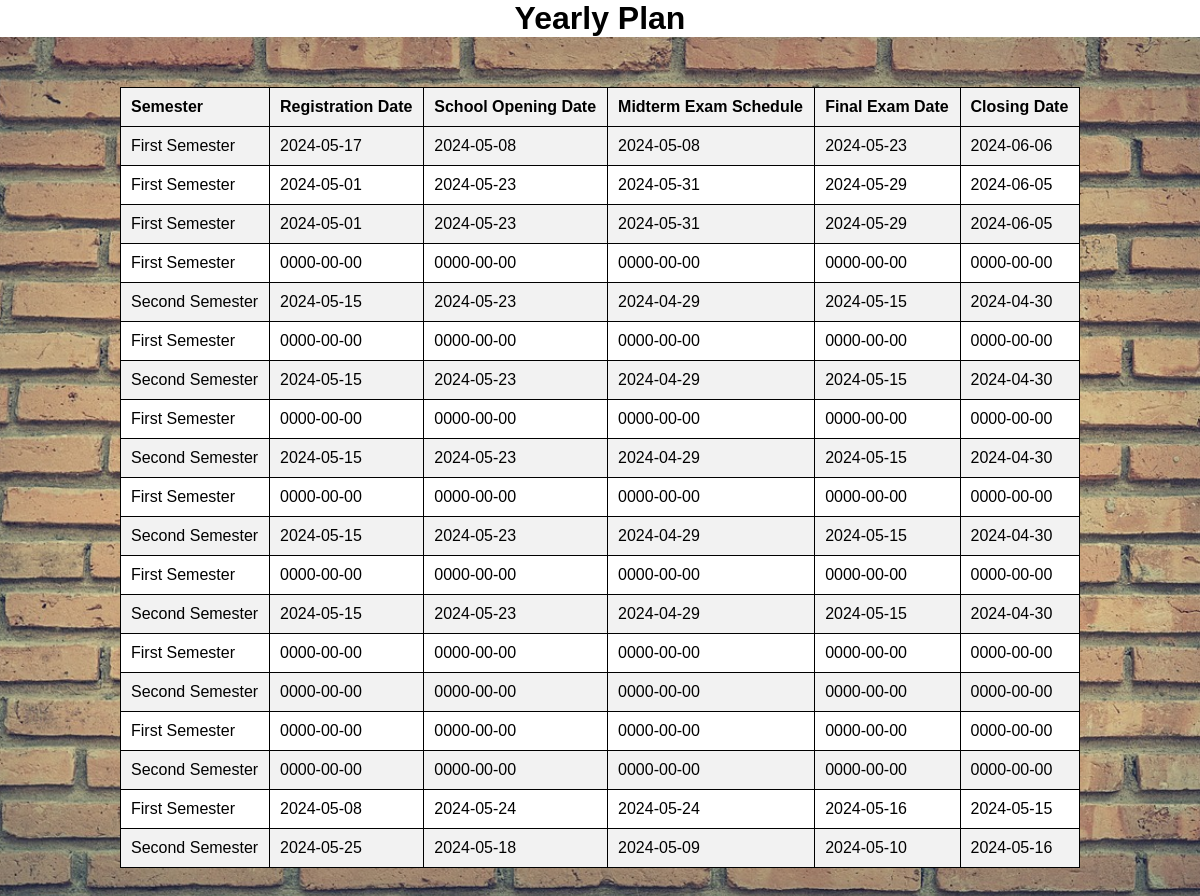
/certain.php, run on the app's committed database.
### tables this page shows
CREATE TABLE `semester_dates` (
  `id` int(11) NOT NULL,
  `semester` varchar(50) DEFAULT NULL,
  `registration_date` date DEFAULT NULL,
  `opening_date` date DEFAULT NULL,
  `midterm_schedule` date DEFAULT NULL,
  `final_exam_date` date DEFAULT NULL,
  `closing_date` date DEFAULT NULL
);

### certain.php (the view, shortened to what this page needs)
<html>
<head>
</head>
<body>
<h1>Yearly Plan</h1>
</body>
</html>
<?php
$servername = "localhost";
$username = "root";
$password = "";
$dbname = "school_db";
$conn = new mysqli($servername, $username, $password, $dbname);
?>
<?php
$sql = "SELECT * FROM semester_dates";
$result = $conn->query($sql);
if ($result->num_rows > 0) {
    echo "<table>";
    echo "<tr><th>Semester</th><th>Registration Date</th><th>School Opening Date</th><th>Midterm Exam Schedule</th><th>Final Exam Date</th><th>Closing Date</th></tr>";
    while ($row = $result->fetch_assoc()) {
        echo "<tr>";
        echo "<td>" . $row['semester'] . "</td>";
        echo "<td>" . $row['registration_date'] . "</td>";
        echo "<td>" . $row['opening_date'] . "</td>";
        echo "<td>" . $row['midterm_schedule'] . "</td>";
        echo "<td>" . $row['final_exam_date'] . "</td>";
        echo "<td>" . $row['closing_date'] . "</td>";
        echo "</tr>";
    }
    echo "</table>";
} else {
    echo "No data found";
}
?>

### certain.php (style rules this page uses)
body { margin: 0; padding: 0; background-image: url('block.jpg'); background-size: cover; background-position: center; font-family: Arial, sans-serif; }
table { margin: 50px auto; border-collapse: collapse; width: 80%; background-color: white; }
table, th, td { border: 1px solid black; }
th, td { padding: 10px; text-align: left; }
th { background-color: #f2f2f2; }
tr:nth-child(even) { background-color: #f2f2f2; }
h1 { text-align:center; background-color:white; }

### data on the page
semester_dates: semester "First Semester", registration_date "2024-05-17", opening_date "2024-05-08", midterm_schedule "2024-05-08", final_exam_date "2024-05-23", closing_date "2024-06-06"
semester_dates: semester "First Semester", registration_date "2024-05-01", opening_date "2024-05-23", midterm_schedule "2024-05-31", final_exam_date "2024-05-29", closing_date "2024-06-05"
semester_dates: semester "First Semester", registration_date "2024-05-01", opening_date "2024-05-23", midterm_schedule "2024-05-31", final_exam_date "2024-05-29", closing_date "2024-06-05"
semester_dates: semester "First Semester", registration_date "0000-00-00", opening_date "0000-00-00", midterm_schedule "0000-00-00", final_exam_date "0000-00-00", closing_date "0000-00-00"
semester_dates: semester "Second Semester", registration_date "2024-05-15", opening_date "2024-05-23", midterm_schedule "2024-04-29", final_exam_date "2024-05-15", closing_date "2024-04-30"
semester_dates: semester "First Semester", registration_date "0000-00-00", opening_date "0000-00-00", midterm_schedule "0000-00-00", final_exam_date "0000-00-00", closing_date "0000-00-00"
semester_dates: semester "Second Semester", registration_date "2024-05-15", opening_date "2024-05-23", midterm_schedule "2024-04-29", final_exam_date "2024-05-15", closing_date "2024-04-30"
semester_dates: semester "First Semester", registration_date "0000-00-00", opening_date "0000-00-00", midterm_schedule "0000-00-00", final_exam_date "0000-00-00", closing_date "0000-00-00"
semester_dates: semester "Second Semester", registration_date "2024-05-15", opening_date "2024-05-23", midterm_schedule "2024-04-29", final_exam_date "2024-05-15", closing_date "2024-04-30"
semester_dates: semester "First Semester", registration_date "0000-00-00", opening_date "0000-00-00", midterm_schedule "0000-00-00", final_exam_date "0000-00-00", closing_date "0000-00-00"
semester_dates: semester "Second Semester", registration_date "2024-05-15", opening_date "2024-05-23", midterm_schedule "2024-04-29", final_exam_date "2024-05-15", closing_date "2024-04-30"
semester_dates: semester "First Semester", registration_date "0000-00-00", opening_date "0000-00-00", midterm_schedule "0000-00-00", final_exam_date "0000-00-00", closing_date "0000-00-00"
semester_dates: semester "Second Semester", registration_date "2024-05-15", opening_date "2024-05-23", midterm_schedule "2024-04-29", final_exam_date "2024-05-15", closing_date "2024-04-30"
semester_dates: semester "First Semester", registration_date "0000-00-00", opening_date "0000-00-00", midterm_schedule "0000-00-00", final_exam_date "0000-00-00", closing_date "0000-00-00"
semester_dates: semester "Second Semester", registration_date "0000-00-00", opening_date "0000-00-00", midterm_schedule "0000-00-00", final_exam_date "0000-00-00", closing_date "0000-00-00"
semester_dates: semester "First Semester", registration_date "0000-00-00", opening_date "0000-00-00", midterm_schedule "0000-00-00", final_exam_date "0000-00-00", closing_date "0000-00-00"
semester_dates: semester "Second Semester", registration_date "0000-00-00", opening_date "0000-00-00", midterm_schedule "0000-00-00", final_exam_date "0000-00-00", closing_date "0000-00-00"
semester_dates: semester "First Semester", registration_date "2024-05-08", opening_date "2024-05-24", midterm_schedule "2024-05-24", final_exam_date "2024-05-16", closing_date "2024-05-15"
semester_dates: semester "Second Semester", registration_date "2024-05-25", opening_date "2024-05-18", midterm_schedule "2024-05-09", final_exam_date "2024-05-10", closing_date "2024-05-16"
